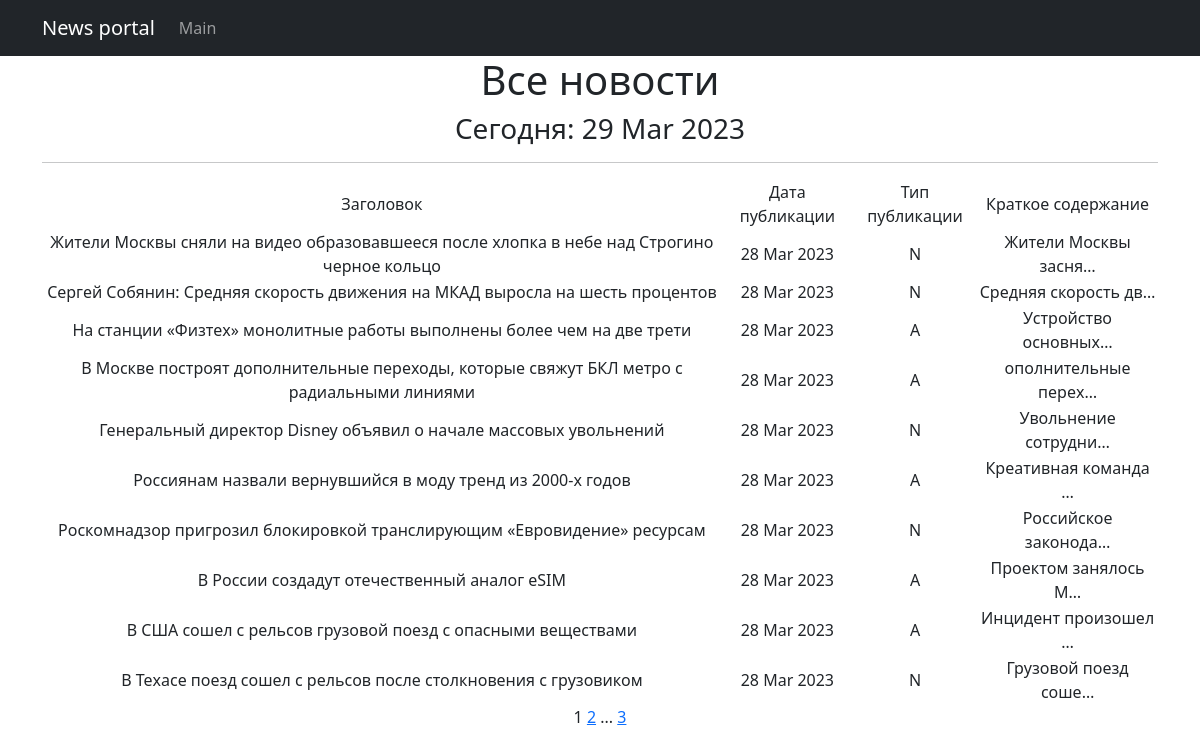
The page /news/ on the database as committed earlier.
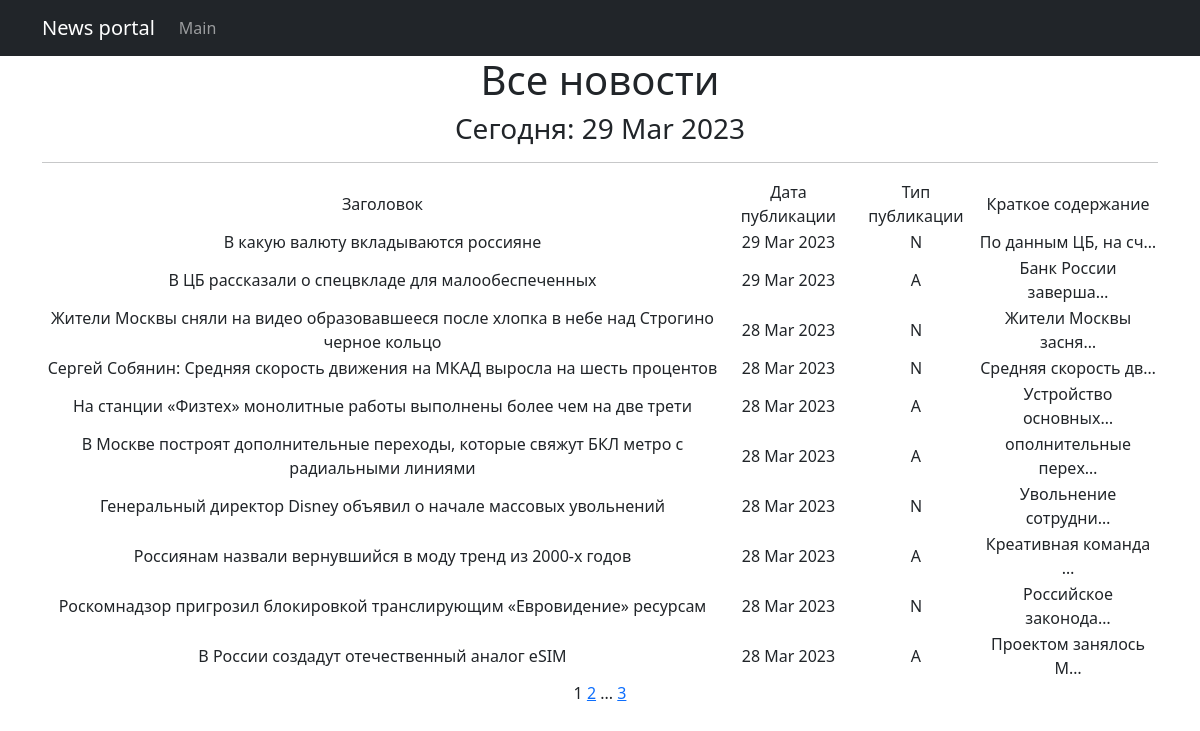
The same page on the database as committed later.
### chitchat/models.py (models this page shows, shortened)
class Post(models.Model):
    news = 'N'
    article = 'A'
    POST_TYPES = [
        (news, 'Новость'),
        (article, 'Статья')
    ]
    author = models.ForeignKey(Author, on_delete=models.CASCADE, verbose_name='автор')
    post_type = models.CharField(
        max_length=1, choices=POST_TYPES,
        default=article, verbose_name='тип новости'
    )
    time_creation = models.DateTimeField(auto_now_add=True)
    post_category = models.ManyToManyField(Category, through='PostCategory')
    title = models.CharField(max_length=100, unique=True, verbose_name='заголовок')
    text = models.TextField(verbose_name='текст')
    rating = models.IntegerField(default=0, verbose_name='рейтинг')
    class Meta:
        verbose_name = 'новость'
        verbose_name_plural = 'новости'

### chitchat/views.py (the view)
# urls.py: path('', PostList.as_view(), name='post_list'),
class PostList(ListView):
    model = Post
    ordering = '-time_creation'
    template_name = 'news.html'
    context_object_name = 'news'
    paginate_by = 10
    def get_queryset(self):
        queryset = super().get_queryset()
        self.filterset = PostFilter(self.request.GET, queryset)
        return self.filterset.qs
    def get_context_data(self, **kwargs):
        context = super().get_context_data(**kwargs)
        context['filterset'] = self.filterset
        return context

### chitchat/models.py (called while the page is built)
    def __str__(self):
        return f'{self.name.title()}'

### chitchat/templatetags/censor_filter.py (called while the page is built)
@register.filter()
def censor(text):
    for word in text.split():
        if word.lower() in RUDE_WORDS:
            text = text.replace(word, f"{word[0]}{'*'*(len(word)-1)}")
    return text

### chitchat/templatetags/custom_tags.py (called while the page is built)
@register.simple_tag()
def current_time(format_string='%b %d %Y'):
    return datetime.utcnow().strftime(format_string)

@register.simple_tag(takes_context=True)
def url_replace(context, **kwargs):
    d = context['request'].GET.copy()
    for k, v in kwargs.items():
        d[k] = v
    return d.urlencode()

### templates/news.html (shortened to what this page needs)
{% extends 'flatpages/default.html' %}
{% load censor_filter %}
{% load custom_tags %}
{% block content %}
    <h1>Все новости</h1>
    <h3>Сегодня: {% current_time '%d %b %Y' %}</h3>
    <hr>
    {% if news %}
        <table>
            <tr>
                <td>Заголовок</td>
                <td>Дата публикации</td>
                <td>Тип публикации</td>
                <td>Краткое содержание</td>
            </tr>
            {% for post in news %}
            <tr>
                <td>{{ post.title }}</td>
                <td>{{ post.time_creation|date:'d M Y' }}</td>
                <td>{{ post.post_type }}</td>
                <td>{{ post.text|censor|truncatechars:20 }}</td>
            </tr>
            {% endfor %}
        </table>
    {% else %}
        <h2>Новостей нет!</h2>
    {% endif %}
    {{ page_obj.number }}
    {% if page_obj.has_next %}
        <a href="?{% url_replace page=page_obj.next_page_number %}">{{ page_obj.next_page_number }}</a>
        {% if paginator.num_pages != page_obj.next_page_number %}
            ...
            <a href="?{% url_replace page=page_obj.paginator.num_pages %}">{{ page_obj.paginator.num_pages }}</a>
        {% endif %}
    {% endif %}
{% endblock content %}

### templates/flatpages/default.html (shortened to what this page needs)
<!DOCTYPE html>
{% load static %}
<html lang="en">
    <head>
        <link href="{% static 'css/styles.css' %}" rel="stylesheet" />
    </head>
    <body>
        <nav class="navbar navbar-expand-lg navbar-dark bg-dark static-top">
            <div class="container">
                <a class="navbar-brand" href="#">News portal</a>
                <div class="collapse navbar-collapse" id="navbarResponsive">
                    <ul class="navbar-nav ml-auto">
                        <li class="nav-item">
                            <a class="nav-link" href="/news/">Main</a>
                        </li>
                    </ul>
                </div>
            </div>
        </nav>
        <div class="container">
            <div class="row">
                <div class="col-lg-12 text-center">
                    {% block content %}{% endblock content %}
                </div>
            </div>
        </div>
    </body>
</html>

Rows that differ between the two databases and show on the page:
no longer on this page (row unchanged): Post: title "В США сошел с рельсов грузовой поезд с опасными веществами", time_creation "28 Mar 2023", post_type "A", text|censor "Инцидент произошел …"
no longer on this page (row unchanged): Post: title "В Техасе поезд сошел с рельсов после столкновения с грузовиком", time_creation "28 Mar 2023", post_type "N", text|censor "Грузовой поезд соше…"
added Post: title "В какую валюту вкладываются россияне", time_creation "29 Mar 2023", post_type "N", text|censor "По данным ЦБ, на сч…"
added Post: title "В ЦБ рассказали о спецвкладе для малообеспеченных", time_creation "29 Mar 2023", post_type "A", text|censor "Банк России заверша…"
